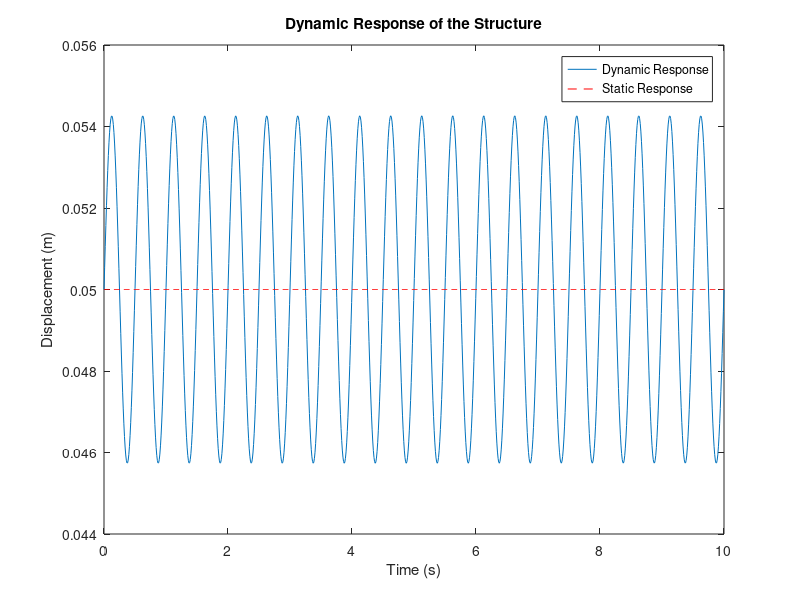

This figure's MATLAB source:
function dynamic_response()

    M = 1000; % kg
    m = 75; % kg
    alpha = 0.3;
    delta_0 = 0.05; % m (convert cm to m)
    c = 2500; % Ns/m
    g = 9.81; % m/s^2
    f = 2; % Hz

    % Calculate omega and omega_n
    omega = 2 * pi * f;
    omega_n = sqrt(g / delta_0);

    % Calculate zeta
    zeta=c/((M+m)*2*omega_n);

    % Calculate the amplitude A and phase angle alpha
    A = ((alpha * m * g)/(m+M)) / sqrt((g/delta_0 - omega^2)^2 + (c*omega/(m+M))^2);
    %alpha = atan2(2 * zeta * omega_n * omega * A, omega_n^2 - omega^2);

    % Calculate the static response K
    K = delta_0;

    % Time range for plotting
    t = linspace(0, 10, 1000); % 0 to 10 seconds with 1000 points

    % Calculate the dynamic response
    y = K + A * sin(omega * t);

    % Plot the dynamic response
    plot(t, y)
    xlabel('Time (s)')
    ylabel('Displacement (m)')
    title('Dynamic Response of the Structure')
    hold on
    plot(t, K * ones(size(t)), 'r--')
    legend('Dynamic Response', 'Static Response')
    hold off
end

